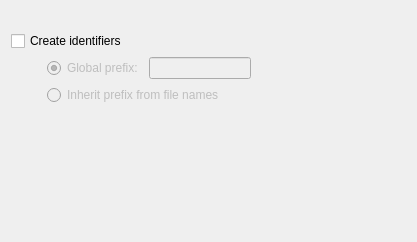
<?xml version="1.0" encoding="UTF-8"?>
<ui version="4.0">
 <class>IdentifierPage</class>
 <widget class="QWidget" name="IdentifierPage">
  <property name="geometry">
   <rect>
    <x>0</x>
    <y>0</y>
    <width>417</width>
    <height>242</height>
   </rect>
  </property>
  <property name="windowTitle">
   <string>Form</string>
  </property>
  <layout class="QGridLayout">
   <item row="0" column="1">
    <spacer>
     <property name="orientation">
      <enum>Qt::Orientation::Vertical</enum>
     </property>
     <property name="sizeType">
      <enum>QSizePolicy::Policy::Fixed</enum>
     </property>
     <property name="sizeHint" stdset="0">
      <size>
       <width>20</width>
       <height>20</height>
      </size>
     </property>
    </spacer>
   </item>
   <item row="1" column="0" colspan="3">
    <widget class="QCheckBox" name="identifierCheckBox">
     <property name="text">
      <string>Create identifiers</string>
     </property>
    </widget>
   </item>
   <item row="1" column="3">
    <spacer>
     <property name="orientation">
      <enum>Qt::Orientation::Horizontal</enum>
     </property>
     <property name="sizeHint" stdset="0">
      <size>
       <width>161</width>
       <height>20</height>
      </size>
     </property>
    </spacer>
   </item>
   <item row="2" column="0">
    <spacer>
     <property name="orientation">
      <enum>Qt::Orientation::Horizontal</enum>
     </property>
     <property name="sizeType">
      <enum>QSizePolicy::Policy::Fixed</enum>
     </property>
     <property name="sizeHint" stdset="0">
      <size>
       <width>30</width>
       <height>20</height>
      </size>
     </property>
    </spacer>
   </item>
   <item row="2" column="1">
    <widget class="QRadioButton" name="globalButton">
     <property name="enabled">
      <bool>false</bool>
     </property>
     <property name="text">
      <string>Global prefix:</string>
     </property>
     <property name="checked">
      <bool>true</bool>
     </property>
    </widget>
   </item>
   <item row="2" column="2">
    <widget class="QLineEdit" name="prefixLineEdit">
     <property name="enabled">
      <bool>false</bool>
     </property>
    </widget>
   </item>
   <item row="3" column="1" colspan="2">
    <widget class="QRadioButton" name="fileNameButton">
     <property name="enabled">
      <bool>false</bool>
     </property>
     <property name="text">
      <string>Inherit prefix from file names</string>
     </property>
    </widget>
   </item>
   <item row="4" column="1">
    <spacer>
     <property name="orientation">
      <enum>Qt::Orientation::Vertical</enum>
     </property>
     <property name="sizeHint" stdset="0">
      <size>
       <width>20</width>
       <height>31</height>
      </size>
     </property>
    </spacer>
   </item>
  </layout>
 </widget>
 <resources/>
 <connections>
  <connection>
   <sender>globalButton</sender>
   <signal>toggled(bool)</signal>
   <receiver>prefixLineEdit</receiver>
   <slot>setEnabled(bool)</slot>
   <hints>
    <hint type="sourcelabel">
     <x>122</x>
     <y>72</y>
    </hint>
    <hint type="destinationlabel">
     <x>161</x>
     <y>71</y>
    </hint>
   </hints>
  </connection>
 </connections>
</ui>
